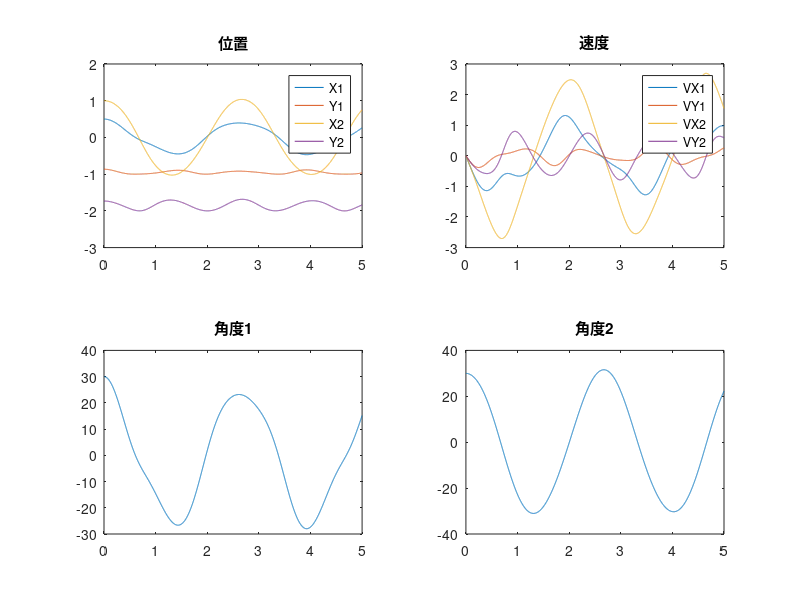

Write MATLAB code to recreate this figure.
%% Baumgrate
%
%% 初值及测试
A=[1 0 0 0;0 1 0 0;0 0 1 0;0 0 0 1];
B=[0;-9.8;0;-9.8];
q0=[0.5;-sqrt(3)/2;1;-sqrt(3)];v0=[0;0;0;0];%初始状态
phi=[q0(1,1)*q0(1,1)+q0(2,1)*q0(2,1)-1;(q0(1,1)-q0(3,1))^2+(q0(2,1)-q0(4,1))^2-1];%约束
phiq=[2*q0(1,1) 2*q0(2,1) 0 0;2*(q0(1,1)-q0(3,1)) 2*(q0(2,1)-q0(4,1)) -2*(q0(1,1)-q0(3,1)) -2*(q0(2,1)-q0(4,1))];%笛卡尔
h=0.001;T=5;t=0:h:T;%步长及时间

column=zeros( 4 , (length(t)-1) );
q=q0;
v=v0;
a=zeros( 4 , length(t) );
E=eye(4);
alpha=25;beta=50;
%alpha=1/h;beta=sqrt(2)/h;%经验值5~50

%P=-2*[v(1,1) v(2,1) 0 0;v(1,1)-v(3,1) -v(1,1)+v(3,1) v(2,1)-v(4,1) -v(2,1)+v(4,1)]*v;%
P=2*(v')*v;
phiT=phiq*v;
P1=P-2*alpha*phiT-beta^2*phi;%稳定形式
LEFT=[A phiq';phiq zeros(2,2)];%左端系数
RIGHT=[B;P1];%右端
X=(LEFT^-1)*RIGHT;%上两行加速度；第三行lamda
%% 组装
q=[q column];v=[v column];
ak1=zeros(4,1);ak2=zeros(4,1);ak3=zeros(4,1);ak4=zeros(4,1);
vk1=zeros(4,1);vk2=zeros(4,1);vk3=zeros(4,1);vk4=zeros(4,1);
vq1=zeros(4,1);qk2=zeros(4,1);qk3=zeros(4,1);qk4=zeros(4,1);
%% 显式欧拉
for i=1:(length(t)-1)
    P=2*[v(1,i) v(2,i) 0 0;v(1,i)-v(3,i) -v(1,i)+v(3,i) v(2,i)-v(4,i) -v(2,i)+v(4,i)]*v(:,i);
    %P=2*(v(:,i)')*v(:,i);
    phi=[q(1,i)*q(1,i)+q(2,i)*q(2,i)-1;(q(1,i)-q(3,i))^2+(q(2,i)-q(4,i))^2-1];%约束
    phiq=[2*q(1,i) 2*q(2,i) 0 0;2*(q(1,i)-q(3,i)) 2*(q(2,i)-q(4,i)) -2*(q(1,i)-q(3,i)) -2*(q(2,i)-q(4,i))];%笛卡尔
    phiT=phiq*v(:,i);
    P1=P-2*alpha*phiT-(beta^2)*phi;
    LEFT=[A phiq';phiq zeros(2,2)];
    RIGHT=[B;P1];
    X=(LEFT^-1)*RIGHT;
    a(1,i)=X(1);a(2,i)=X(2);a(3,i)=X(3);a(4,i)=X(4);
    v(:,i+1)=v(:,i)+h*a(:,i);
    q(:,i+1)=q(:,i)+h*v(:,i);
    
end
%% 隐式欧拉
for i=1:(length(t)-1)
    P=2*[v(1,i) v(2,i) 0 0;v(1,i)-v(3,i) -v(1,i)+v(3,i) v(2,i)-v(4,i) -v(2,i)+v(4,i)]*v(:,i);
    phi=[q(1,i)*q(1,i)+q(2,i)*q(2,i)-1;(q(1,i)-q(3,i))^2+(q(2,i)-q(4,i))^2-1];%约束
    phiq=[2*q(1,i) 2*q(2,i) 0 0;2*(q(1,i)-q(3,i)) 2*(q(2,i)-q(4,i)) -2*(q(1,i)-q(3,i)) -2*(q(2,i)-q(4,i))];%笛卡尔
    phiT=phiq*v(:,i);
    P1=P-2*alpha*phiT-(beta^2)*phi;
    LEFT=[A phiq';phiq zeros(2,2)];
    RIGHT=[B;P1];
    X=(LEFT^-1)*RIGHT;
    a(1,i)=X(1);a(2,i)=X(2);a(3,i)=X(3);a(4,i)=X(4);
    v(:,i+1)=v(:,i)+h*a(:,i);
    q(:,i+1)=q(:,i)+h*v(:,i);
    
    for j=1:15
        
        P=2*[v(1,i+1) v(2,i+1) 0 0;
                v(1,i+1)-v(3,i+1) -v(1,i+1)+v(3,i+1) v(2,i+1)-v(4,i+1) -v(2,i+1)+v(4,i+1)]*v(:,i+1);
        phi=[q(1,i+1)*q(1,i+1)+q(2,i+1)*q(2,i+1)-1;
                 (q(1,i+1)-q(3,i+1))^2+(q(2,i+1)-q(4,i+1))^2-1];%约束
        phiq=[2*q(1,i+1) 2*q(2,i+1) 0 0;
                   2*(q(1,i+1)-q(3,i+1)) 2*(q(2,i+1)-q(4,i+1)) -2*(q(1,i+1)-q(3,i+1)) -2*(q(2,i+1)-q(4,i+1))];%笛卡尔
        phiT=phiq*v(:,i+1);
        
        P1=P-2*alpha*phiT-(beta^2)*phi;
        LEFT=[A phiq';phiq zeros(2,2)];
        RIGHT=[B;P1];
        X=(LEFT^-1)*RIGHT;
        a(1,i+1)=X(1);a(2,i+1)=X(2);a(3,i+1)=X(3);a(4,i+1)=X(4);
        v(:,i+1)=v(:,i)+h*a(:,i+1);
        q(:,i+1)=q(:,i)+h*v(:,i+1);
        
    end
    
%     P=2*[v(1,i+1) v(2,i+1) 0 0;v(1,i+1)-v(3,i+1) -v(1,i+1)+v(3,i+1) v(2,i+1)-v(4,i+1) -v(2,i+1)+v(4,i+1)]*v(:,i+1);
%     phi=[q(1,i+1)*q(1,i+1)+q(2,i+1)*q(2,i+1)-1;(q(1,i+1)-q(3,i+1))^2+(q(2,i+1)-q(4,i+1))^2-1];%约束
%     phiq=[2*q(1,i+1) 2*q(2,i+1) 0 0;2*(q(1,i+1)-q(3,i+1)) 2*(q(2,i+1)-q(4,i+1)) -2*(q(1,i+1)-q(3,i+1)) -2*(q(2,i+1)-q(4,i+1))];%笛卡尔
%     phiT=phiq*v(:,i+1);
%     P1=P-2*alpha*phiT-(beta^2)*phi;
%     LEFT=[A phiq';phiq zeros(2,2)];
%     RIGHT=[B;P1];
%     X=(LEFT^-1)*RIGHT;
%     a(1,i+1)=X(1);a(2,i+1)=X(2);a(3,i+1)=X(3);a(4,i+1)=X(4);
%     v(:,i+1)=v(:,i)+h*a(:,i+1);
%     q(:,i+1)=q(:,i)+h*v(:,i+1);
end
%% RK-4
for i=1:(length(t)-1)
    %k1
    P=2*[v(1,i) v(2,i) 0 0;v(1,i)-v(3,i) -v(1,i)+v(3,i) v(2,i)-v(4,i) -v(2,i)+v(4,i)]*v(:,i);
    phi=[q(1,i)*q(1,i)+q(2,i)*q(2,i)-1;(q(1,i)-q(3,i))^2+(q(2,i)-q(4,i))^2-1];%约束
    phiq=[2*q(1,i) 2*q(2,i) 0 0;2*(q(1,i)-q(3,i)) 2*(q(2,i)-q(4,i)) -2*(q(1,i)-q(3,i)) -2*(q(2,i)-q(4,i))];%笛卡尔
    phiT=phiq*v(:,i);
    P1=P-2*alpha*phiT-(beta^2)*phi;
    LEFT=[A phiq';phiq zeros(2,2)];
    RIGHT=[B;P1];
    X=(LEFT^-1)*RIGHT;
    ak1(1)=X(1);ak1(2)=X(2);ak1(3)=X(3);ak1(4)=X(4);
    vk1=v(:,i)+h*ak1;
    qk1=q(:,i)+h*vk1;
    %k2
    P=2*[vk1(1) vk1(2) 0 0;vk1(1)-vk1(3) -vk1(1)+vk1(3) vk1(2)-vk1(4) -vk1(2)+vk1(4)]*vk1;
    phi=[qk1(1)*qk1(1)+qk1(2)*qk1(2)-1;(qk1(1)-qk1(3))^2+(qk1(2)-qk1(4))^2-1];%约束
    phiq=[2*qk1(1) 2*qk1(2) 0 0;2*(qk1(1)-qk1(3)) 2*(qk1(2)-qk1(4)) -2*(qk1(1)-qk1(3)) -2*(qk1(2)-qk1(4))];%笛卡尔
    phiT=phiq*vk1;
    P1=P-2*alpha*phiT-(beta^2)*phi;
    LEFT=[A phiq';phiq zeros(2,2)];
    RIGHT=[B;P1];
    X=(LEFT^-1)*RIGHT;
    ak2(1)=X(1);ak2(2)=X(2);ak2(3)=X(3);ak2(4)=X(4);
    vk2=v(:,i)+h*ak2;
    qk2=q(:,i)+h*vk2;
    %k3
    P=2*[vk2(1) vk2(2) 0 0;vk2(1)-vk2(3) -vk2(1)+vk2(3) vk2(2)-vk2(4) -vk2(2)+vk2(4)]*vk2;
    phi=[qk2(1)*qk2(1)+qk2(2)*qk2(2)-1;(qk2(1)-qk2(3))^2+(qk2(2)-qk2(4))^2-1];%约束
    phiq=[2*qk2(1) 2*qk2(2) 0 0;2*(qk2(1)-qk2(3)) 2*(qk2(2)-qk2(4)) -2*(qk2(1)-qk2(3)) -2*(qk2(2)-qk2(4))];%笛卡尔
    phiT=phiq*vk2;
    P1=P-2*alpha*phiT-(beta^2)*phi;
    LEFT=[A phiq';phiq zeros(2,2)];
    RIGHT=[B;P1];
    X=(LEFT^-1)*RIGHT;
    ak3(1)=X(1);ak3(2)=X(2);ak3(3)=X(3);ak3(4)=X(4);
    vk3=v(:,i)+h*ak3;
    qk3=q(:,i)+h*vk3;
    %k4
    P=2*[vk3(1) vk3(2) 0 0;vk3(1)-vk3(3) -vk3(1)+vk3(3) vk3(2)-vk3(4) -vk3(2)+vk3(4)]*vk3;
    phi=[qk3(1)*qk3(1)+qk3(2)*qk3(2)-1;(qk3(1)-qk3(3))^2+(qk3(2)-qk3(4))^2-1];%约束
    phiq=[2*qk3(1) 2*qk3(2) 0 0;2*(qk3(1)-qk3(3)) 2*(qk3(2)-qk3(4)) -2*(qk3(1)-qk3(3)) -2*(qk3(2)-qk3(4))];%笛卡尔
    phiT=phiq*vk3;
    P1=P-2*alpha*phiT-(beta^2)*phi;
    LEFT=[A phiq';phiq zeros(2,2)];
    RIGHT=[B;P1];
    X=(LEFT^-1)*RIGHT;
    ak4(1)=X(1);ak4(2)=X(2);ak4(3)=X(3);ak4(4)=X(4);
    vk4=v(:,i)+h*ak4;
    qk4=q(:,i)+h*vk4;
    %
    a(:,i)=ak1;
    v(:,i+1)=v(:,i)+1/6*h*(ak1+2*ak2+2*ak3+ak4);
    q(:,i+1)=q(:,i)+1/6*h*(vk1+2*vk2+2*vk3+vk4);
    a(:,i+1)=zeros(4,1);
end

%% Figure
subplot(2,2,1),plot(t,q);title('位置');legend('X1','Y1','X2','Y2');
subplot(2,2,2),plot(t,v);title('速度');legend('VX1','VY1','VX2','VY2');
%subplot(2,2,3),plot(t,a);title('加速度');legend('AX1','AY1','AX2','AY2');

subplot(2,2,3),plot(t,-atan(q(1,:)./q(2,:))'*180/pi);title('角度1');
subplot(2,2,4),plot(t,-atan(q(3,:)./q(4,:))'*180/pi);title('角度2');